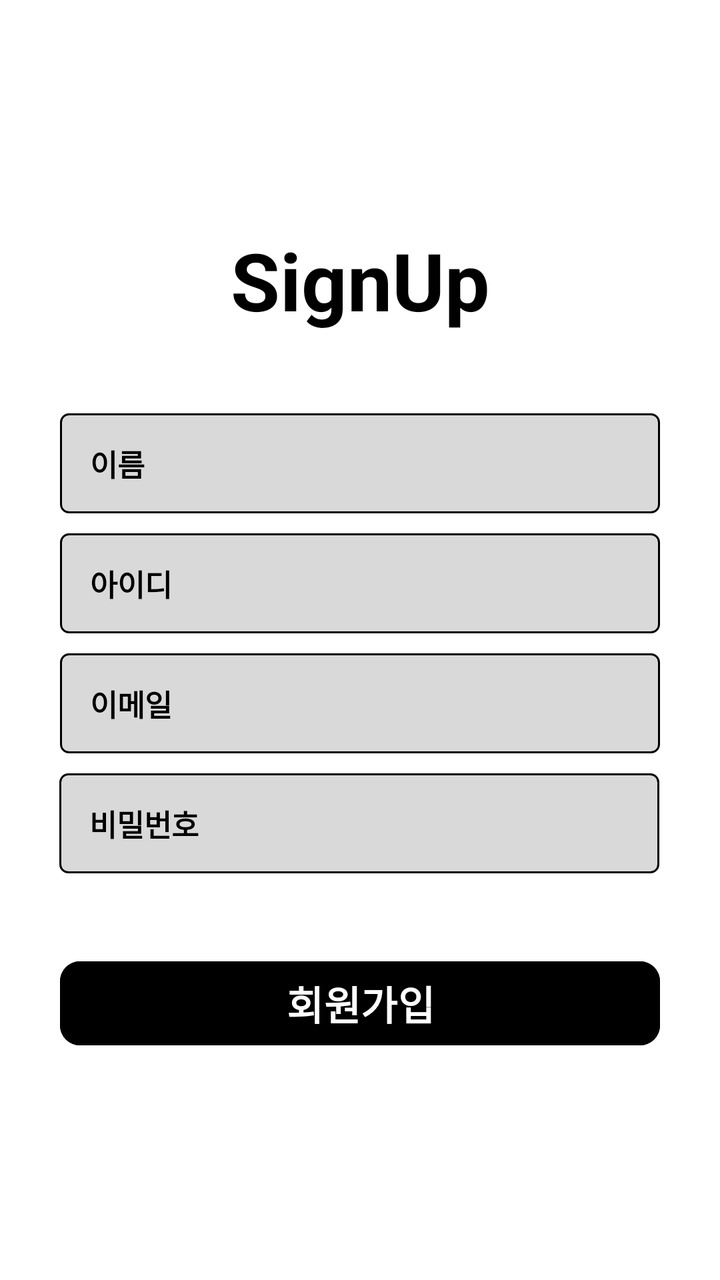
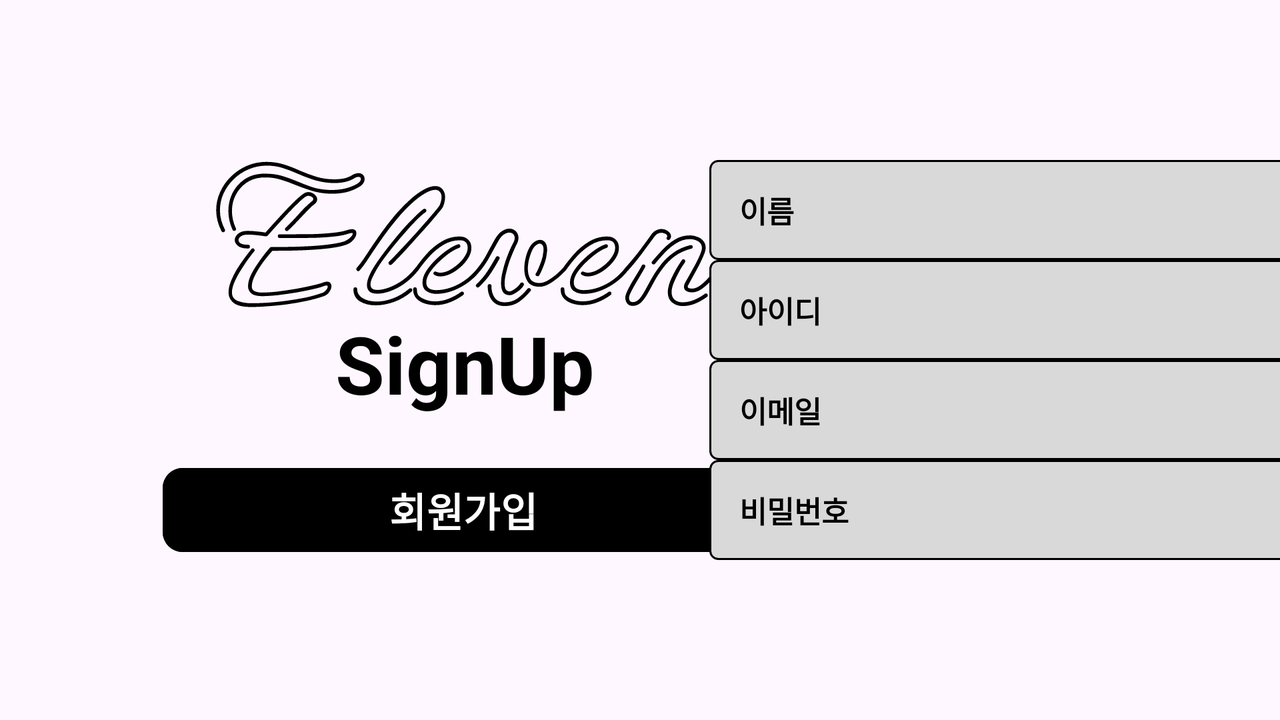

One screen, two layout resources from the same app: the default and the repository's alternative for another configuration. Each is rendered where Android would select it; the XML of both is given below.
<!-- AndroidManifest.xml: application theme Theme.TeamProject1 -->
<!-- res/layout/activity_sing_up.xml -->
<?xml version="1.0" encoding="utf-8"?>
<androidx.constraintlayout.widget.ConstraintLayout xmlns:android="http://schemas.android.com/apk/res/android"
    xmlns:app="http://schemas.android.com/apk/res-auto"
    xmlns:tools="http://schemas.android.com/tools"
    android:layout_width="match_parent"
    android:layout_height="match_parent"
    android:background="@color/bgLayout"
    tools:context=".SingUpActivity">

    <TextView
        android:id="@+id/signUpTop"
        android:layout_width="wrap_content"
        android:layout_height="wrap_content"
        android:text="@string/singUpTop"
        android:textColor="@color/tvColor"
        android:textSize="40dp"
        android:textStyle="bold"
        app:layout_constraintBottom_toTopOf="@+id/etName"
        app:layout_constraintEnd_toEndOf="parent"
        app:layout_constraintStart_toStartOf="parent"
        app:layout_constraintTop_toTopOf="parent"
        app:layout_constraintVertical_chainStyle="packed" />

    <EditText
        android:id="@+id/etName"
        android:layout_width="300dp"
        android:layout_height="50dp"
        android:layout_marginTop="40dp"
        android:background="@drawable/idpw_ractangle"
        android:ems="10"
        android:hint="@string/nameHint"
        android:inputType="text"
        android:paddingLeft="15dp"
        android:textColor="@color/black"
        android:textColorHint="@color/tvColor"
        android:textSize="15dp"
        android:textStyle="bold"
        app:layout_constraintBottom_toTopOf="@+id/etId"
        app:layout_constraintEnd_toEndOf="parent"
        app:layout_constraintStart_toStartOf="parent"
        app:layout_constraintTop_toBottomOf="@+id/signUpTop" />

    <EditText
        android:id="@+id/etId"
        android:layout_width="300dp"
        android:layout_height="50dp"
        android:layout_marginTop="10dp"
        android:background="@drawable/idpw_ractangle"
        android:ems="10"
        android:hint="@string/idHint"
        android:inputType="text"
        android:paddingLeft="15dp"
        android:textColor="@color/black"
        android:textColorHint="@color/tvColor"
        android:textSize="15dp"
        android:textStyle="bold"
        app:layout_constraintBottom_toTopOf="@+id/etEmail"
        app:layout_constraintEnd_toEndOf="parent"
        app:layout_constraintStart_toStartOf="parent"
        app:layout_constraintTop_toBottomOf="@+id/etName" />

    <EditText
        android:id="@+id/etEmail"
        android:layout_width="300dp"
        android:layout_height="50dp"
        android:layout_marginTop="10dp"
        android:background="@drawable/idpw_ractangle"
        android:ems="10"
        android:hint="@string/eMailHint"
        android:inputType="textEmailAddress"
        android:paddingLeft="15dp"
        android:textColor="@color/black"
        android:textColorHint="@color/tvColor"
        android:textSize="15dp"
        android:textStyle="bold"
        app:layout_constraintBottom_toTopOf="@+id/etPW"
        app:layout_constraintEnd_toEndOf="parent"
        app:layout_constraintStart_toStartOf="parent"
        app:layout_constraintTop_toBottomOf="@+id/etId" />

    <EditText
        android:id="@+id/etPW"
        android:layout_width="300dp"
        android:layout_height="50dp"
        android:layout_marginTop="10dp"
        android:background="@drawable/idpw_ractangle"
        android:ems="10"
        android:hint="@string/pwdHint"
        android:inputType="textPassword"
        android:paddingLeft="15dp"
        android:textColor="@color/black"
        android:textColorHint="@color/tvColor"
        android:textSize="15dp"
        android:textStyle="bold"
        app:layout_constraintBottom_toTopOf="@+id/btnSignUp2"
        app:layout_constraintEnd_toEndOf="parent"
        app:layout_constraintHorizontal_bias="0.495"
        app:layout_constraintStart_toStartOf="parent"
        app:layout_constraintTop_toBottomOf="@+id/etEmail" />

    <Button
        android:id="@+id/btnSignUp2"
        android:layout_width="300dp"
        android:layout_height="50dp"
        android:layout_marginTop="40dp"
        android:backgroundTint="@color/black"
        android:text="@string/signUp"
        android:textColor="@color/white"
        android:textSize="20dp"
        android:textStyle="bold"
        app:cornerRadius="10dp"
        app:layout_constraintBottom_toBottomOf="parent"
        app:layout_constraintEnd_toEndOf="parent"
        app:layout_constraintStart_toStartOf="parent"
        app:layout_constraintTop_toBottomOf="@+id/etPW" />

</androidx.constraintlayout.widget.ConstraintLayout>
<!-- resources referenced by this layout -->
<resources>
  <color name="bgLayout">#FFFFFFFF</color>
  <color name="black">#FF000000</color>
  <color name="tvColor">#FF000000</color>
  <color name="white">#FFFFFFFF</color>
  <!-- drawable idpw_ractangle (drawable) -->
  <?xml version="1.0" encoding="utf-8"?>
  <selector xmlns:android="http://schemas.android.com/apk/res/android">
      
       <item android:state_focused="true">
      <shape
          android:shape="rectangle">
       <stroke
       android:width="1dp"
       android:color="#000000" />
       <corners android:radius="4dp"/>
      <solid
       android:color="#D9D9D9" />
      </shape>
  
       </item>
  
  
      <item android:state_focused="false">
      <shape
          android:shape="rectangle">
       <stroke
      android:width="1dp"
      android:color="#000000" />
      <corners android:radius="4dp"/>
      <solid
      android:color="#D9D9D9" />
      </shape>
  
      </item>
  </selector>
  <string name="eMailHint">이메일</string>
  <string name="idHint">아이디</string>
  <string name="nameHint">이름</string>
  <string name="pwdHint">비밀번호</string>
  <string name="signUp">회원가입</string>
  <string name="singUpTop">SignUp</string>
  <style name="Theme.TeamProject1" parent="Base.Theme.TeamProject1" />
  <style name="Base.Theme.TeamProject1" parent="Theme.Material3.DayNight.NoActionBar">
          
          
      </style>
</resources>
<!-- res/layout-land/activity_sing_up.xml (the repository's variant of the layout above) -->
<!-- drawn on the phone turned sideways -->
<?xml version="1.0" encoding="utf-8"?>
<androidx.constraintlayout.widget.ConstraintLayout xmlns:android="http://schemas.android.com/apk/res/android"
    xmlns:app="http://schemas.android.com/apk/res-auto"
    xmlns:tools="http://schemas.android.com/tools"
    android:layout_width="match_parent"
    android:layout_height="match_parent">

    <Button
        android:id="@+id/btnSignUp2"
        android:layout_width="300dp"
        android:layout_height="50dp"
        android:backgroundTint="@color/black"
        android:text="@string/signUp"
        android:textColor="@color/white"
        android:textSize="20dp"
        android:textStyle="bold"
        app:cornerRadius="10dp"
        app:layout_constraintBottom_toBottomOf="@+id/etPW"
        app:layout_constraintEnd_toEndOf="@+id/loginTop"
        app:layout_constraintHorizontal_bias="0.612"
        app:layout_constraintStart_toStartOf="@+id/loginTop"
        app:layout_constraintTop_toBottomOf="@+id/signUpTop"
        app:layout_constraintVertical_bias="1.0" />

    <ImageView
        android:id="@+id/loginTop"
        android:layout_width="269dp"
        android:layout_height="75dp"
        android:layout_marginStart="100dp"
        android:src="@drawable/toplogo"
        android:textSize="34sp"
        app:layout_constraintStart_toStartOf="parent"
        app:layout_constraintTop_toTopOf="@+id/etName" />

    <TextView
        android:id="@+id/signUpTop"
        android:layout_width="138dp"
        android:layout_height="52dp"
        android:text="@string/singUpTop"
        android:textColor="@color/tvColor"
        android:textSize="40dp"
        android:textStyle="bold"
        app:layout_constraintEnd_toEndOf="@+id/loginTop"
        app:layout_constraintHorizontal_bias="0.517"
        app:layout_constraintStart_toStartOf="@+id/loginTop"
        app:layout_constraintTop_toBottomOf="@+id/loginTop" />

    <EditText
        android:id="@+id/etName"
        android:layout_width="300dp"
        android:layout_height="50dp"
        android:background="@drawable/idpw_ractangle"
        android:ems="10"
        android:hint="@string/nameHint"
        android:inputType="text"
        android:paddingLeft="15dp"
        android:textColor="@color/tvColor"
        android:textColorHint="@color/tvColor"
        android:textSize="15dp"
        android:textStyle="bold"
        app:layout_constraintBottom_toTopOf="@+id/etId"
        app:layout_constraintEnd_toEndOf="parent"
        app:layout_constraintHorizontal_bias="0.5"
        app:layout_constraintStart_toEndOf="@+id/loginTop"
        app:layout_constraintTop_toTopOf="parent"
        app:layout_constraintVertical_chainStyle="packed" />

    <EditText
        android:id="@+id/etEmail"
        android:layout_width="300dp"
        android:layout_height="50dp"
        android:background="@drawable/idpw_ractangle"
        android:ems="10"
        android:hint="@string/eMailHint"
        android:inputType="textEmailAddress"
        android:paddingLeft="15dp"
        android:textColor="@color/tvColor"
        android:textColorHint="@color/tvColor"
        android:textSize="15dp"
        android:textStyle="bold"
        app:layout_constraintBottom_toTopOf="@+id/etPW"
        app:layout_constraintEnd_toEndOf="@+id/etId"
        app:layout_constraintHorizontal_bias="0.5"
        app:layout_constraintStart_toStartOf="@+id/etId"
        app:layout_constraintTop_toBottomOf="@+id/etId" />

    <EditText
        android:id="@+id/etPW"
        android:layout_width="300dp"
        android:layout_height="50dp"
        android:background="@drawable/idpw_ractangle"
        android:ems="10"
        android:hint="@string/pwdHint"
        android:inputType="textPassword"
        android:paddingLeft="15dp"
        android:textColor="@color/tvColor"
        android:textColorHint="@color/tvColor"
        android:textSize="15dp"
        android:textStyle="bold"
        app:layout_constraintBottom_toBottomOf="parent"
        app:layout_constraintEnd_toEndOf="@+id/etEmail"
        app:layout_constraintHorizontal_bias="0.5"
        app:layout_constraintStart_toStartOf="@+id/etEmail"
        app:layout_constraintTop_toBottomOf="@+id/etEmail" />

    <EditText
        android:id="@+id/etId"
        android:layout_width="300dp"
        android:layout_height="50dp"
        android:background="@drawable/idpw_ractangle"
        android:ems="10"
        android:hint="@string/idHint"
        android:inputType="text"
        android:paddingLeft="15dp"
        android:textColor="@color/tvColor"
        android:textColorHint="@color/tvColor"
        android:textSize="15dp"
        android:textStyle="bold"
        app:layout_constraintBottom_toTopOf="@+id/etEmail"
        app:layout_constraintEnd_toEndOf="@+id/etName"
        app:layout_constraintHorizontal_bias="0.5"
        app:layout_constraintStart_toStartOf="@+id/etName"
        app:layout_constraintTop_toBottomOf="@+id/etName" />

</androidx.constraintlayout.widget.ConstraintLayout>
<!-- resources referenced by the variant -->
<!-- as the phone turned sideways resolves them -->
<resources>
  <color name="black">#FF000000</color>
  <color name="tvColor">#FF000000</color>
  <color name="white">#FFFFFFFF</color>
  <!-- drawable idpw_ractangle (drawable) -->
  <?xml version="1.0" encoding="utf-8"?>
  <selector xmlns:android="http://schemas.android.com/apk/res/android">
      
       <item android:state_focused="true">
      <shape
          android:shape="rectangle">
       <stroke
       android:width="1dp"
       android:color="#000000" />
       <corners android:radius="4dp"/>
      <solid
       android:color="#D9D9D9" />
      </shape>
  
       </item>
  
  
      <item android:state_focused="false">
      <shape
          android:shape="rectangle">
       <stroke
      android:width="1dp"
      android:color="#000000" />
      <corners android:radius="4dp"/>
      <solid
      android:color="#D9D9D9" />
      </shape>
  
      </item>
  </selector>
  <!-- drawable toplogo: vector/xml drawable (drawable, 21327 chars, omitted) -->
  <string name="eMailHint">이메일</string>
  <string name="idHint">아이디</string>
  <string name="nameHint">이름</string>
  <string name="pwdHint">비밀번호</string>
  <string name="signUp">회원가입</string>
  <string name="singUpTop">SignUp</string>
  <style name="Theme.TeamProject1" parent="Base.Theme.TeamProject1" />
  <style name="Base.Theme.TeamProject1" parent="Theme.Material3.DayNight.NoActionBar">
          
          
      </style>
</resources>
